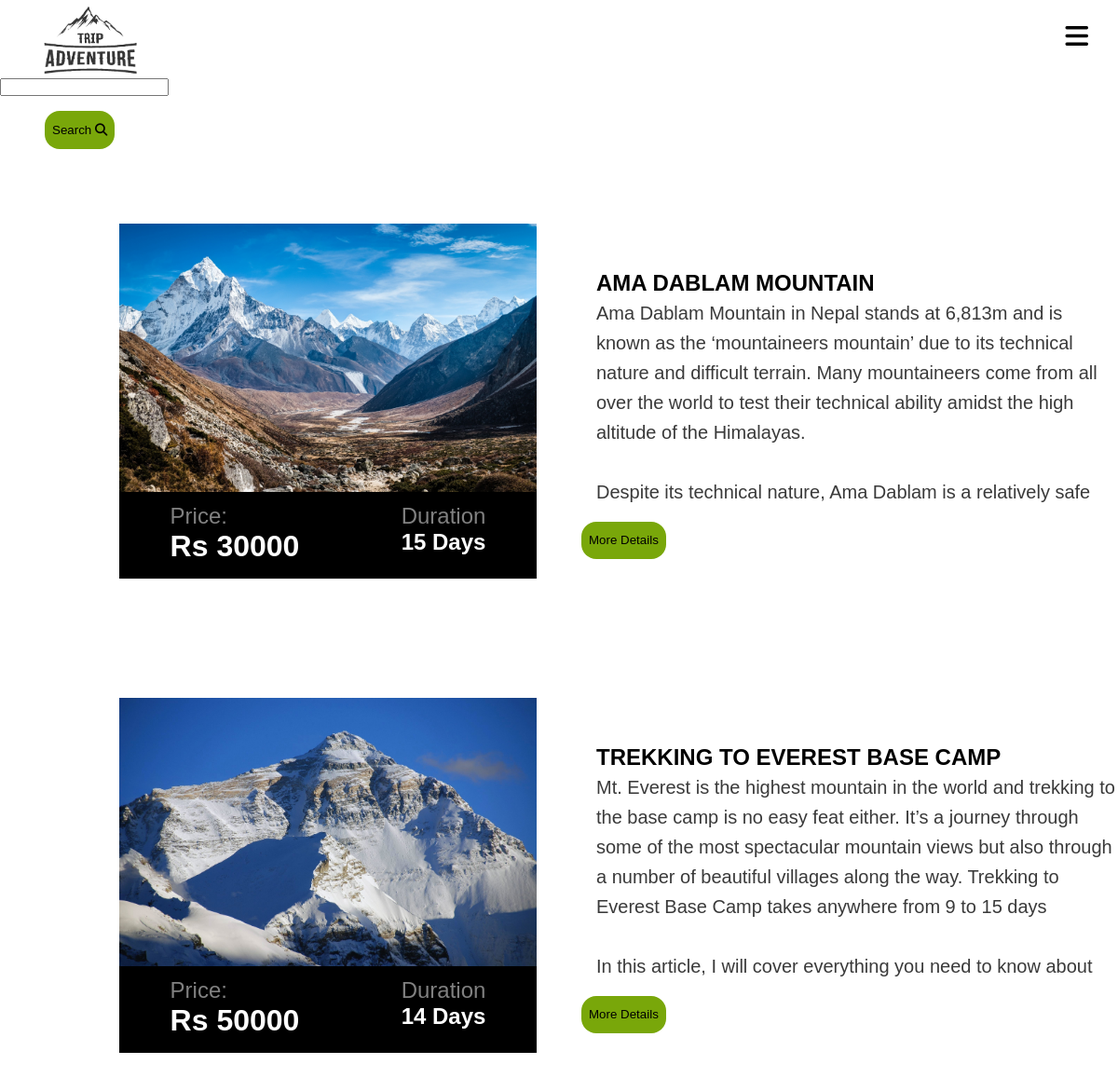
The page /client/client_home/ (signed in) on the database its author committed.
### client/models.py (models this page shows, shortened)
class ClientOffer(models.Model):
    user = models.CharField(max_length=200,null=True)
    trip_name = models.CharField(max_length=200,null=True)
    trip_desc = FroalaField()
    image = models.ImageField(upload_to="offer/", null = True)
    price = models.CharField(max_length=200,null=True)
    duration = models.CharField(max_length=200,null=True)

### client/decorators.py (the view)
        def wrapper_func(request, *args , **kwargs):
            print('working',allowed_roles)
            group = None
            if request.user.groups.exists():
                group = request.user.groups.all()[0].name
            if group in allowed_roles:
                return view_func(request, *args , **kwargs)
            else:
                return HttpResponse("you are not authorized to view this page")

### client/context_processors.py (called while the page is built)
def client_detail(request):
    client_details = ClientDetail.objects.all()
    print(client_details)
    return {'client_details':client_details}

### client/models.py (called while the page is built)
    def __str__(self):
        return self.company_name

### client/views.py (called while the page is built)
@login_required(login_url='login')
@allowed_users(allowed_roles=['client','admin'])
def client_home(request):
    val1 = ClientOffer.objects.filter(user=request.user).exists()
    if val1 == True:
        offer_objects = ClientOffer.objects.filter(user=request.user).order_by('-id')
        context = {
                   'offer_objects' : offer_objects
                   }
    else:
        context = {}
    return render(request , "clients/home.html",context)

### templates/clients/home.html (shortened to what this page needs)
{% extends 'static/main.html'%}
{% block content %}
{%load static%}
<head>
</head>
<body>
	<form method="get" enctype="multipart/form-data" action='/client/client_search'>
<div class="input-group">
  <div class="form-outline">
    <input type="search" id="query" name="query" class="form-control" />
  </div>
  <button type="submit">Search
    <i class="fas fa-search"></i>
  </button>
</form>
{% if offer_objects != null%}
{% for offer_object in offer_objects%}
    <div class="cart-detail">
      <div class="cart">
        <img src="/media/{{offer_object.image}}">
        <div class="detail">
          <div class="price-detail">
            <p>Price:</p>
            <h3>{{offer_object.price}}</h3>
          </div>
          <div class="duration">
            <p>Duration</p>
            <h4>{{offer_object.duration}} Days</h4>
          </div>
        </div>
              </div>
              <div>
      <div class="description">
        <h2>{{offer_object.trip_name}}</h2>
        <p>		{% autoescape off %}
{{offer_object.trip_desc}}</p>
{% endautoescape %}
      </div>
<button><a href="/client/more_detail/{{offer_object.user}}/{{offer_object.id}}">More Details</a></button>
      </div>
      </div>
{% endfor %}
{% endif %}
 </body>
</html>
{% endblock%}

### templates/static/navbar.html (style rules this page uses)
* { margin: 0px; padding: 0px; font-family: 'poppins', sans-serif; }
.cart { margin: 5rem 0rem 0rem 8rem; width: 28rem; }
.cart img { height: 18rem; width: 28rem; }
.cart p { font-family: 'poppins', sans-serif; font-weight: 400; font-size: 1.5rem; color: gray; }
.cart h3 { font-family: 'poppins', sans-serif; font-size: 2rem; color: white; }
.cart h4 { font-family: 'poppins', sans-serif; font-size: 1.5rem; color: white; }
.detail { display: flex; justify-content: space-around; margin-top: -.5rem; padding: 1rem 0rem 1rem 0rem; background: black; }
.cart-detail { display: flex; justify-content: space-around; }
.description { margin: 10rem 0rem 0rem -4rem; line-height: 2rem; }
.description h2 { font-family: 'poppins', sans-serif; }
.description p { font-family: 'poppins', sans-serif; margin-right: 25rem; text-align:justify; max-height:10rem; max-width:45rem; display:block; margin-left:0rem; padding:0; overflow:hidden; text-overflow:ellipsis; }
a { text-decoration:none; color:inherit; }

### templates/clients/home.html (style rules this page uses)
.cart { margin: 5rem 0rem 0rem 8rem; width: 28rem; }
.cart img { height: 18rem; width: 28rem; }
.cart p { font-family: 'poppins', sans-serif; font-weight: 400; font-size: 1.5rem; color: gray; }
.cart h3 { font-family: 'poppins', sans-serif; font-size: 2rem; color: white; }
.cart h4 { font-family: 'poppins', sans-serif; font-size: 1.5rem; color: white; }
.detail { display: flex; justify-content: space-around; margin-top: -.5rem; padding: 1rem 0rem 1rem 0rem; background: black; }
.cart-detail { margin-bottom:3rem; display: flex; justify-content: space-around; }
.description { height:16rem; margin: 8rem 0rem 0rem 4rem; line-height: 2rem; overflow:hidden; overflow:ellipsis; }
.description h2 { font-family: 'poppins', sans-serif; }
.description p { font-family: 'poppins', sans-serif; margin-right: 25rem; text-align:justify; max-height:10rem; max-width:45rem; display:block; margin-left:0rem; padding:0; overflow:hidden; text-overflow:ellipsis; }
button { font-family: 'poppins', sans-serif; margin-top: 1rem; padding:2px; margin-left:3rem; padding: .8rem .5rem .8rem .5rem; background: #79A70A; border-radius: 1rem 1rem 1rem 1rem; border: 0px; }
a { text-decoration:none; color:inherit; }

### rows shown on the page
ClientOffer: image (picture), price "Rs 30000", duration "15", trip_name "AMA DABLAM MOUNTAIN", trip_desc "Ama Dablam Mountain in Nepal stands at 6,813m and is known as the ‘mountaineers mountain’ due to its technical nature and difficult terrain. Many mountaineers come from all over the world to test their technical ability amidst the high altitude of the Himalayas. Despite its technical nature, Ama Dablam is a relatively safe…"
ClientOffer: image (picture), price "Rs 50000", duration "14", trip_name "TREKKING TO EVEREST BASE CAMP", trip_desc "Mt. Everest is the highest mountain in the world and trekking to the base camp is no easy feat either. It’s a journey through some of the most spectacular mountain views but also through a number of beautiful villages along the way. Trekking to Everest Base Camp takes anywhere from 9 to 15 days In this article, I will cover everything you need to know about…"
